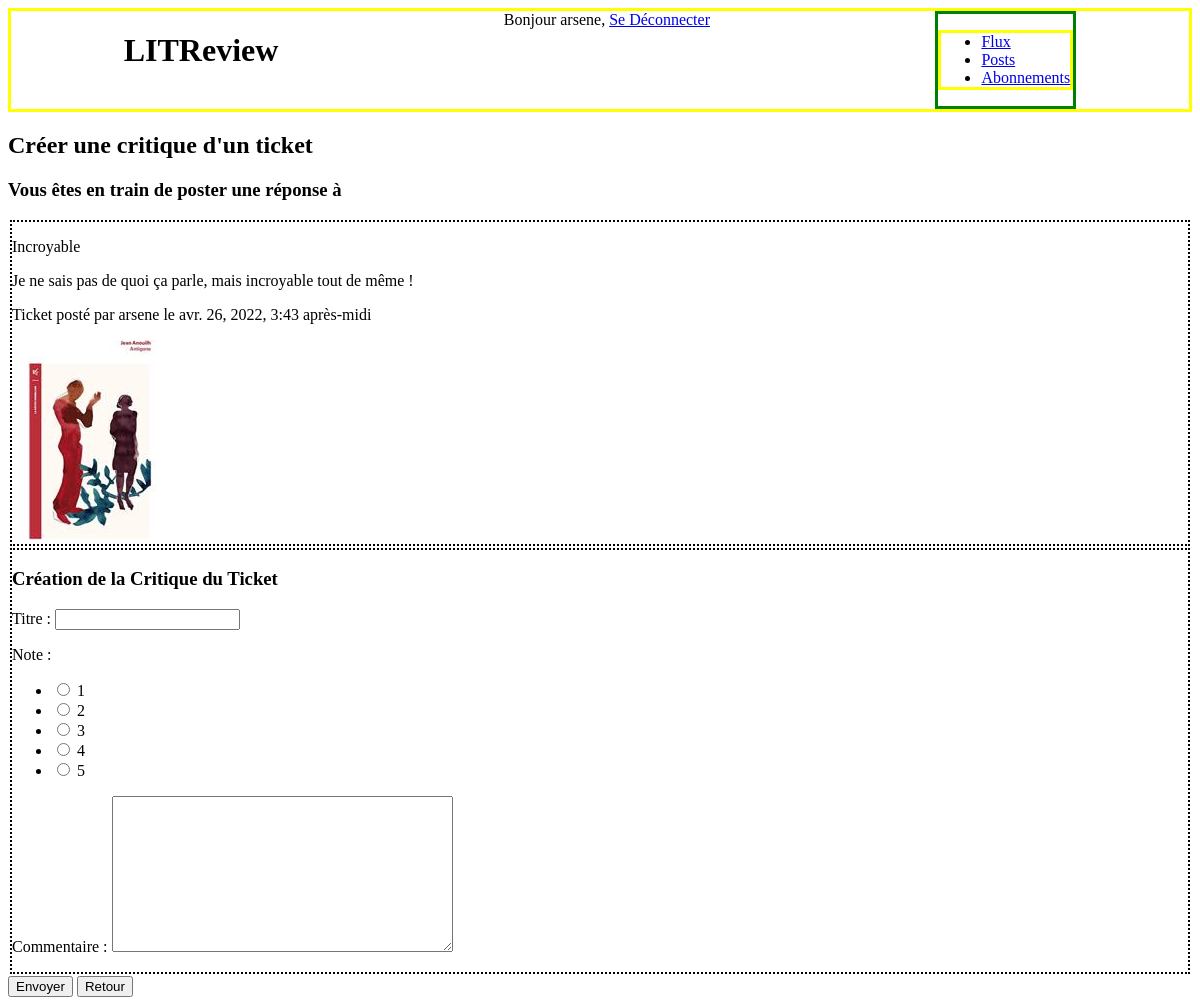
Screenshot of /review_creation/5 (signed in) with the database file from the repository.
### Base/models.py (models this page shows, shortened)
class Ticket(models.Model):
    IMG_MAX_SIZE = (200,200)
    title = models.CharField(max_length=128, verbose_name="Titre")
    description = models.TextField(max_length=2048, blank=True)
    user = models.ForeignKey(\
        to=settings.AUTH_USER_MODEL, on_delete=models.CASCADE)
    image = ImageField(null=True, blank=True)
    time_created = models.DateTimeField(auto_now_add=True)

### Base/views.py (the view, shortened to what this page needs)
# urls.py: path('review_creation/<int:ticket_id>', b_views.review_upload, name='review_creation'),
@login_required
def review_upload(request, ticket_id):
    form = forms.ReviewForm()
    ticket = models.Ticket.objects.get(id=ticket_id)
    print(f'THE TICKET ID {ticket.id}')
    return render(request, 'critics/review_creation.html', context={'form': form,
                                                                    'ticket': ticket})

### Base/forms.py
class ReviewForm(forms.ModelForm):
    class Meta:
        model = models.Review
        fields = ['headline', 'rating', 'body']
        widgets = {
            'rating': forms.RadioSelect(choices=RATINGS),
            'body' : forms.Textarea
            }

### LITReview/templates/critics/review_creation.html (shortened to what this page needs)
{% extends "Base.html" %}
{% block content %}
    <h2>Créer une critique d'un ticket</h2>
    <h3>Vous êtes en train de poster une réponse à </h3>
    <div class="ticket">
        <p>{{ ticket.title }}</p>
        <p>{{ ticket.description }}</p>
        <p>Ticket posté par {{ticket.user.username}} le {{ticket.time_created}}</p>
        <img src="{{ ticket.image.url }}">
    </div>
    <form method="post" enctype="multipart/form-data">
        <div class='review'>
            <h3>Création de la Critique du Ticket</h3>
            {{ form.as_p }}
        </div>
        <button type="submit">Envoyer</button>
        <a href="{% url 'HomePage' %}"><button>Retour</button></a>
    </form>
{% endblock %}

### LITReview/templates/Base.html (shortened to what this page needs)
{% load static %}
<!DOCTYPE html>
<html lang="fr">
<head>
    <link rel='stylesheet' type='text/css' media='screen' href="{% static 'css/style.css'%}?20181209">
</head>
<header>
    <h1 id="main-title">LITReview</h1>
    <span class="user">
        {% if request.user.is_authenticated %}
            Bonjour {{ request.user.username }},
            <a href="{% url "logout" %}">Se Déconnecter</a>
        {% endif %}
    </span>
    <div id="header-banner">
        {% if request.user.is_authenticated %}
            <ul class="menu">
                <li {% if section == "HomePage" %}class="selected"{% endif %}>
                    <a href="{% url 'HomePage' %}">Flux</a>
                </li>
                <li {% if section == "Posts" %}class="selected"{% endif %}>
                    <a href="{% url 'own_posts' %}">Posts</a>
                </li>
                <li {% if section == "Subscriptions" %}class="selected"{% endif %}>
                    <a href="{% url 'subscribers_page' %}">Abonnements</a>
                </li>
            </ul>
            {% else %}
                <a>Utilisateur non connecté</a>
        {% endif %}
    </div>
</header>
<body>
    {% block content %}
    {% endblock %}
</body>
</html>

### Base/static/css/style.css (style rules this page uses)
header { border:3px solid yellow; display:flex; justify-content: space-around; }
#header-banner { display: inline-block; justify-items: space-between; border:3px solid green; }
#main-title { display: inline-flex; justify-content: right; }
.menu { justify-items: space-between; border:3px solid yellow; }
.ticket { border: 2px dotted black; margin: 2px; }
.review { border: 2px dotted black; margin: 2px; }

### rows the page displays
Ticket: title "Incroyable", description "Je ne sais pas de quoi ça parle, mais incroyable tout de même !", user.username "arsene", time_created "avr. 26, 2022, 3:43 après-midi", image (picture)

### other values shown
{{ request.user.username }} "arsene"
